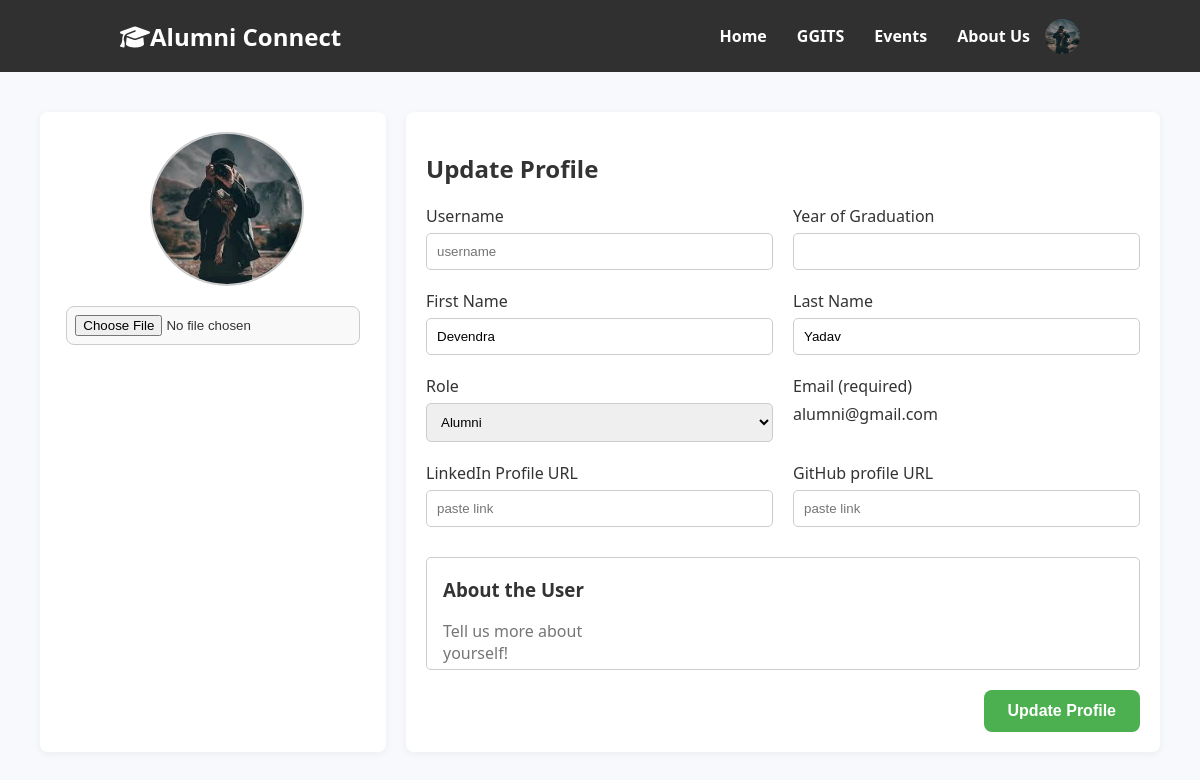
The page /myprofile (signed in) on the database its author committed.
### alumni/models.py (models this page shows, shortened)
class User(models.Model):
    role=models.CharField(max_length=10)
    first_name=models.CharField(max_length=100)
    last_name=models.CharField(max_length=50)
    email=models.EmailField()
    password=models.CharField(max_length=128)
    graduation_year=models.IntegerField(null=True,blank=True)
    degree=models.CharField(max_length=50,null=True,blank=True)
    profile_pic=models.ImageField(upload_to='media/profile-pics/',null=True,blank=True)
    linkedinurl=models.CharField(max_length=300,null=True,blank=True)
    githuburl=models.CharField(max_length=200,null=True,blank=True)
    bio=models.CharField(max_length=1000,blank=True,null=True)
    username=models.CharField(max_length=50,blank=True,null=True)

### alumni/views.py (the view)
# urls.py: path('myprofile',views.myprofile,name='myprofile'),
def myprofile(request):
    user_email_id=request.session.get('email')
    if(user_email_id==None):
        return redirect(signin)
    user=User.objects.get(email=user_email_id)
    params={'grad_year':user.graduation_year,
            'role':user.role,
            'first_name':user.first_name,
            'last_name':user.last_name,
            'email_id':user_email_id,
            'linkedin_url':'',
            'github_url':'',
            'bio':'',
            'profile_url':user.profile_pic.url if user.profile_pic else None,
            'username':user.username
            }
    return render(request,'alumni/studentprofile.html',params)

### alumni/templates/alumni/studentprofile.html (shortened to what this page needs)
<!DOCTYPE html>
{% load static%}
<html lang="en">
<head>
  <link rel="stylesheet" href="{%static 'profile.css' %}">
  <link rel="stylesheet" href="https://cdnjs.cloudflare.com/ajax/libs/font-awesome/6.7.2/css/all.min.css"
 />
</head>
<body>
  <header style="background-color: #303030">
    <a href="/" style="text-decoration: none;"><h1><i class="fa-solid fa-graduation-cap" style="color: white; "></i>Alumni Connect</h1></a>    <nav>
      <a href="/">Home</a>
      <a href="https://ggits.org/">GGITS</a>
      <a href="{% url 'events' %}">Events</a>
      <a href="{% url 'about_us' %}">About Us</a>
      <div class="profile-container">
        {% if request.session.profile_pic %}
        <label for="dropdown-toggle">
          <img src="{{ request.session.profile_pic }}" alt="profile" class="profile-pic" />
        </label>
        {% else %}
        <div class="profile-placeholder">
          {{ first_name|slice:":1"|upper }}
        </div>
        {% endif %}
      </div>
    </nav>
  </header>
  <div class="container">
    <div class="sidebar">
      <form method="POST" enctype="multipart/form-data" action="{% url 'profileupdate' %}">
        <div class="img">
          {% if request.session.profile_pic %}
            <img id="profile-img" src="{{ request.session.profile_pic }}" alt="profile-pic" class="profile-pic" style="border-radius: 50%;">
          {% else %}
            <div id="profile-placeholder" class="text-img">
              {{ request.session.name|slice:":1"|upper }}
            </div>
            <img id="profile-img" src="" alt="preview" style="display: none; border-radius: 50%;">
          {% endif %}
        </div>
        <input type="file" id="file-input" name="profile_pic" accept="image/*">
    </div>
    <div class="main">
      <h2> Update Profile</h2>
      <div class="form-grid">
        <div class="form-group">
          <label>Username</label>
          <input type="text" placeholder="username" name="username" value="{{ username }}">
        </div>
        <div class="form-group">
          <label>Year of Graduation</label>
          <input type="integer" placeholder="" value="{{ grad_year|default:'' }}" name="grad_year">
        </div>
        <div class="form-group">
          <label>First Name</label>
          <input type="text" placeholder="" value="{{first_name}}" name="first_name">
        </div>
        <div class="form-group">
          <label>Last Name</label>
          <input type="text" placeholder="" value="{{last_name}}" name="last_name">
        </div>
        <div class="form-group">
          <label>Role</label>
          <select name="role">
            <option value="Alumni" {% if role == "Alumni" %}selected{% endif %}>Alumni</option>
          </select>
        </div>
        <div class="form-group">
          <label>Email (required)</label>
          <label>{{email_id}}</label>
        </div>
        <div class="form-group">
          <label>LinkedIn Profile URL</label>
          <input type="url" placeholder="paste link" value="{{linkedin_url}}" name="linkedin_url">
        </div>
        <div class="form-group">
          <label>GitHub profile URL</label>
          <input type="text" placeholder="paste link" value="{{github_url}}" name="github_url">
        </div>
      </div>
      <div class="bio">
        <h3>About the User</h3>
        <textarea name="bio" placeholder="Tell us more about yourself!">{{bio}}</textarea>
      </div>
      <button class="submit-button">Update Profile</button>
    </div>
  </div>
</body>
</html>

### static/profile.css (style rules this page uses)
body { font-family: 'Segoe UI', Tahoma, Geneva, Verdana, sans-serif; margin: 0; padding: 0; background: #f7f9fc; color: #333; }
.container { display: flex; padding: 40px; max-width: 1200px; margin: auto; }
.sidebar { width: 30%; padding: 20px; background: white; border-radius: 8px; box-shadow: 0 2px 8px rgba(0, 0, 0, 0.05); margin-right: 20px; }
.sidebar img { width: 100%; border-radius: 12px; }
.sidebar input { width: 90%; padding: 10px; margin-top: 10px; border: 1px solid #ccc; border-radius: 5px; }
.main { width: 70%; padding: 20px; background: white; border-radius: 8px; box-shadow: 0 2px 8px rgba(0, 0, 0, 0.05); }
.main h2 { margin-bottom: 20px; }
.form-grid { display: grid; grid-template-columns: repeat(2, 1fr); gap: 20px; }
.form-group { display: flex; flex-direction: column; }
.form-group label { margin-bottom: 6px; font-weight: 500; }
.form-group input, .form-group select { padding: 10px; border: 1px solid #ccc; border-radius: 5px; }
.bio { margin-top: 30px; border: 1px solid #ccc; padding-left: 1rem; border-radius: 5px; }
header { background-color: #f9f9f9; display: flex; justify-content: space-between; align-items: center; position: sticky; top: 0px; height: 72.15px; }
header h1 { text-align: start; padding: 4px; padding-left: 15vh; font-size: 1.5rem; color: white; }
nav { display: flex; padding-right: 15vh; justify-content: end; align-items: center; }
nav a { margin: 0 15px; color: white; text-decoration: none; font-weight: bold; }
.bio textarea { all: unset; }
.profile-container { position: relative; display: inline-block; border-color: white; border-radius: 5px; }
.profile-pic { height: 35px; width: 35px; border-radius: 50%; cursor: pointer; display: flex; }
.img { text-align: center; margin-bottom: 20px; margin-left: 90px; }
.img img { width: 150px; height: 150px; border-radius: 50%; object-fit: cover; border: 2px solid #ccc; }
#file-input { display: block; margin: 10px auto; padding: 8px; border-radius: 8px; border: 1px solid #ccc; background-color: #f9f9f9; }
.submit-button { float: right; padding: 12px 24px; background-color: #4CAF50; color: white; font-size: 16px; font-weight: bold; text-align: center; border: none; border-radius: 8px; cursor: pointer; transition: background-color 0.3s ease, transform 0.2s ease; margin-top: 20px; }

### rows shown on the page
User: first_name "Devendra", last_name "Yadav", role "Alumni", email "alumni@gmail.com"
